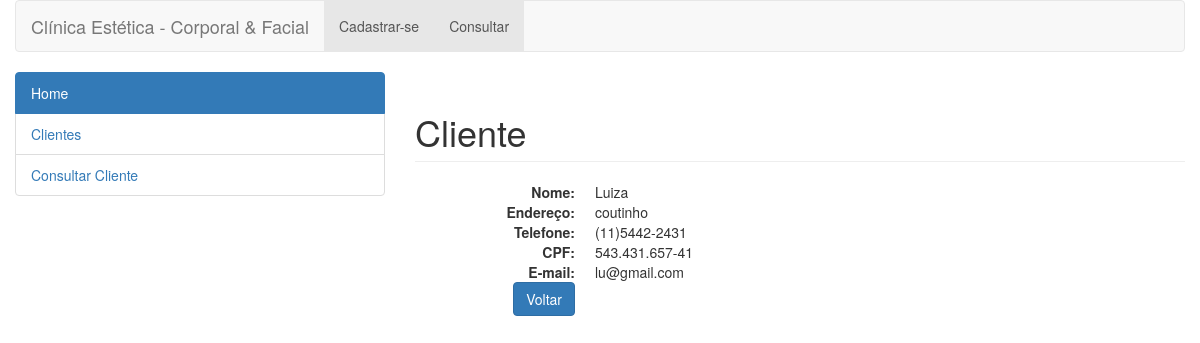
/view/visualizarPessoa.php?id=10, run on the app's committed database.
### tables this page shows
CREATE TABLE `pessoa` (
  `id` int(11) NOT NULL,
  `nome` varchar(50) NOT NULL,
  `endereco` varchar(50) NOT NULL,
  `telefone` varchar(13) NOT NULL,
  `email` varchar(50) NOT NULL,
  `cpf` varchar(15) NOT NULL,
  `senha` varchar(50) DEFAULT NULL
);

### Conexao.php (called while the page is built, shortened)
<?php
class Conexao {
 public static $instance;
    public static function getInstance() {
        if (!isset(self::$instance)) {
            self::$instance = new PDO('mysql:host=localhost;dbname=teste', 'root', '',
 array(PDO::MYSQL_ATTR_INIT_COMMAND => "SET NAMES utf8"));
            self::$instance->setAttribute(PDO::ATTR_ERRMODE, PDO::ERRMODE_EXCEPTION);
            self::$instance->setAttribute(PDO::ATTR_ORACLE_NULLS, PDO::NULL_EMPTY_STRING);
        }
        return self::$instance;
    }
}

### view/visualizarPessoa.php (the view, shortened to what this page needs)
<?php
require_once '../cabecalho.php';
require_once '../Conexao.php';
$id = $_GET['id'];
$stmt = Conexao::getInstance()->prepare("select * from pessoa where id = '$id'");
$stmt->execute();
?>
<div class="col-xs-8 ">
  <h1 class="page-header">Cliente</h1>
  <?php while ($res = $stmt->fetch(PDO::FETCH_ASSOC)) { ?>
   <dl class="dl-horizontal" >
   <dt> Nome: </dt>
   <dd> <?php echo $res['nome']; ?></dd>
   <dt> Endereço: </dt>
   <dd><?php echo $res['endereco']; ?></dd>
   <dt>Telefone:</dt>
   <dd><?php echo $res['telefone']; ?></dd>
   <dt>CPF:</dt>
   <dd><?php echo $res['cpf']; ?> </dd>
   <dt>E-mail:<dt>
   <dd><?php echo $res['email']; ?></dd>
   <dt><?php echo "<a href='listarPessoa.php' class='btn btn-primary'>Voltar</a>"?></dt>
  <?php } ?>
</dl>
</div>
</body>
</html>

### data on the page
pessoa: nome "Luiza", endereco "coutinho", telefone "(11)5442-2431", cpf "543.431.657-41", email "lu@gmail.com"
